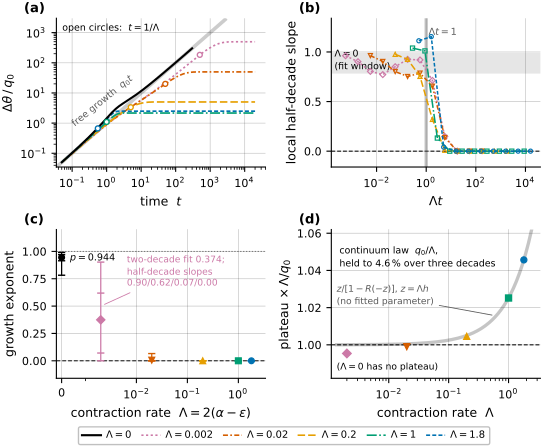

Write the Python code that produced this figure.
"""Figure 4 -- the dissipation sweep.  Cited in Section 5 (protection by
contraction).

THE POINT
    Along the whole sweep the relativistic kinematics, the code, the drive
    alpha, the step h, the initial rapidity and the horizon T are held fixed.
    The one thing that changes is the radiation-reaction coefficient eps, and
    with it the contraction rate Lambda = 2(alpha - eps) at the attractor.
    At eps = 0 there is no attractor and no contraction, and the injected
    defect integrates freely: the envelope of the rapidity error grows with a
    two-decade fitted exponent of 0.944, rising through 0.990 on its last
    half-decade towards the exact linear law q0 t.  Switch the friction on and
    the same defect, the same code and the same kinematics give a bounded
    plateau q0/Lambda and an exponent of zero.  The factor responsible for the
    growth is the dissipation, not the relativity.
    (experiments/ll_probe/prereg2.json, F7_eps_sweep.confound_statement.)

WHAT EACH PANEL SHOWS
    (a) Envelope of the rapidity error, in units of the injection rate
        q0 = kappa/h, against time.  In these units the free-growth law is the
        diagonal Delta theta / q0 = t, drawn once; every run follows it until
        t ~ 1/Lambda and then leaves it for the plateau 1/Lambda.  The
        Lambda = 0 run never leaves.  Open circles mark t = 1/Lambda on each
        curve -- the boundary Lambda T ~ 1.
    (b) Local half-decade slopes of those envelopes against Lambda t.  The
        five dissipative runs collapse: slope 1 while Lambda t < 1, zero once
        Lambda t > 5.  The band is the same statistic for the Lambda = 0 run,
        which has no Lambda to rescale by and never leaves 1.
    (c) The growth exponent against Lambda, with the point Lambda = 0
        included.  Filled markers are the committed two-decade log-log fits;
        the open marks stacked at the same abscissa are the local half-decade
        slopes inside that same fit window, and the vertical bar is their
        range.  This is what keeps the panel honest: at Lambda = 0.002 the fit
        returns 0.374, but the four half-decade slopes are 0.90 / 0.62 / 0.07
        / 0.00 -- the run is crossing Lambda t = 1 inside the fit window, so
        0.374 is a crossover, not an exponent.  At Lambda = 0 the local slopes
        are 0.78 / 0.91 / 0.97 / 0.99, still climbing to the linear law: 0.944
        understates it.  Nowhere else in the sweep is any slope nonzero.
        (Rule adopted in plan/reports/W0_2_exponent_1540.md, where fitting the
        last two decades of a curve that is not a power law there produced a
        false exponent twice.)
    (d) The plateau law across three decades in Lambda.  Ordinate is
        plateau x Lambda / q0, which the continuum argument puts at 1.  The
        curve is the discrete correction z / (1 - R(-z)) with z = Lambda h and
        R the RK4 stability function -- no fitted parameter -- and it accounts
        for the entire departure, 4.6 % at the stiffest point.

INPUT  (committed)
    ../../code/bundle/code/experiments/ll_probe/results2.json
        block F7: the measured exponents, plateaux and the two windowed
        exponents at eps/alpha = 0.999.  Every reproduced value below is
        asserted equal to this file before anything is drawn.
    ../../code/bundle/code/experiments/ll_probe/prereg2.json
        block F7_eps_sweep: the grid, frozen before the measurement ran, and
        the source of the Lambda assigned to each run.

    The per-step series is not committed -- only the summary is -- so the
    script reproduces the sweep.  The model, the integrator and the envelope
    fit below are a verbatim copy of ``make``, ``rk4`` and ``env_exp`` from
    experiments/ll_probe/followup.py, driven exactly as its ``f7`` drives
    them; the run is deterministic, takes about five seconds, and the
    assertions are what prove the copy faithful (they hold to the last bit).

    Model: dtheta/dt = alpha tanh(theta) - eps sinh(theta) cosh(theta), the
    rapidity form of the Landau-Lifshitz equation used throughout Section 5;
    alpha = 1, eps/alpha in {0, 0.1, 0.5, 0.9, 0.99, 0.999}, h = 0.05,
    theta_0 = 0.3, defect kappa injected on every step, horizon T = 300 for
    eps = 0 and T = 2e4 otherwise.

ONE LABEL THAT MUST NOT BE TAKEN AT FACE VALUE
    results2.json stores, for the eps = 0 run, "Lambda": 2.0.  That field is
    the formula 2(alpha - eps) evaluated where the attractor it describes does
    not exist: with eps = 0 the flow has no fixed point, f'(theta) = alpha
    sech^2 theta -> 0, and the contraction rate is 0, which is what prereg2
    fixed for that row before the run.  The distinction is not cosmetic.  Plot
    the stored field and the only growing point in the sweep lands at the
    LARGEST Lambda, reversing the conclusion of the figure.  This script takes
    Lambda from prereg2.json, asserts that results2.json carries 2.0 there,
    and records both in the values file.

OUTPUT
    fig4_dissipation.pdf          -- the figure
    fig4_dissipation_values.json  -- every number drawn or annotated
"""
#
# ---------------------------------------------------------------------
# BUNDLE COPY.  This file is byte-for-byte the manuscript's figure script
# except for the one line that locates the data: in the manuscript tree
# the scripts sit in article/figures/ and reach the experiments through
# ../../code/bundle/code/experiments/, here they sit next to them and
# reach them through ../experiments/.  repro.py --check-sync verifies
# that this is still the only difference.
# ---------------------------------------------------------------------


import json
import math
import os

import numpy as np

import paper_style as ps
import matplotlib.pyplot as plt
from matplotlib.ticker import LogLocator, NullFormatter

HERE = os.path.dirname(os.path.abspath(__file__))
LL = os.path.join(HERE, os.pardir,
                  "experiments", "ll_probe")

H = 0.05
THETA0 = 0.3
# (eps/alpha, kappa, T) -- verbatim SWEEP of experiments/ll_probe/followup.py
SWEEP = [(0.0, 1e-6, 300.0), (0.1, 1e-6, 2e4), (0.5, 1e-6, 2e4),
         (0.9, 1e-6, 2e4), (0.99, 1e-7, 2e4), (0.999, 1e-8, 2e4)]


# ---------------------------------------------------------------------------
# verbatim from experiments/ll_probe/followup.py
# ---------------------------------------------------------------------------
def make(al, ep):
    def f(t):
        return al * math.tanh(t) - ep * math.sinh(t) * math.cosh(t)
    return f


def rk4(f, th, h):
    k1 = f(th); k2 = f(th + .5 * h * k1); k3 = f(th + .5 * h * k2); k4 = f(th + h * k3)
    return th + h * (k1 + 2 * k2 + 2 * k3 + k4) / 6.0


def R_rk4(z):
    return 1 + z + z * z / 2 + z ** 3 / 6 + z ** 4 / 24


def env_exp(t, d):
    e = np.maximum.accumulate(np.abs(d)); s = (t > t[-1] / 100.) & (e > 0)
    return (float(np.polyfit(np.log10(t[s]), np.log10(e[s]), 1)[0]) if s.sum() > 10
            else float("nan")), e


# ---------------------------------------------------------------------------
def half_decade_slopes(t, env, t_lo, t_hi):
    """Slope of log10(envelope) against log10(t) inside each half decade.

    The rule of plan/reports/W0_2_exponent_1540.md: a fitted exponent is
    reported together with these, so that a fit taken across a crossover
    cannot be mistaken for a power law.
    """
    lo, hi = math.log10(t_lo), math.log10(t_hi)
    edges = np.arange(lo, hi + 1e-9, 0.5)
    out = []
    for a, b in zip(edges[:-1], edges[1:]):
        m = (t >= 10.0 ** a) & (t <= 10.0 ** b) & (env > 0)
        if m.sum() > 4:
            out.append((float(10.0 ** (0.5 * (a + b))),
                        float(np.polyfit(np.log10(t[m]), np.log10(env[m]), 1)[0])))
    return out


# ---------------------------------------------------------------------------
# reproduce the F7 sweep of followup.py
# ---------------------------------------------------------------------------
res = json.load(open(os.path.join(LL, "results2.json"), encoding="utf-8"))["F7"]
pre = json.load(open(os.path.join(LL, "prereg2.json"),
                     encoding="utf-8"))["F7_eps_sweep"]

runs = []
for epr, kap, T in SWEEP:
    al = 1.0; ep = epr * al
    f = make(al, ep)
    n = int(T / H)
    idx = np.unique(np.round(np.logspace(0, math.log10(n), 3000)).astype(int))
    thu = thp = THETA0
    j = 0
    ts = np.empty(len(idx)); dth = np.empty(len(idx))
    for k in range(n):
        thu = rk4(f, thu, H); thp = rk4(f, thp, H) + kap
        if j < len(idx) and k + 1 == idx[j]:
            ts[j] = (k + 1) * H; dth[j] = thp - thu; j += 1
    p, env = env_exp(ts, dth)
    late = ts > ts[-1] / 10
    runs.append(dict(
        epr=epr, kap=kap, T=T, t=ts, env=env, p=p,
        q0=kap / H,
        dth_final=float(dth[-1]),
        slope_per_time=float(np.polyfit(ts[late], dth[late], 1)[0]),
        key=f"eps_over_alpha={epr}",
        pre_key="eps_over_alpha=0" if epr == 0.0 else f"eps_over_alpha={epr}",
    ))

# Lambda comes from the preregistered grid, never from the results file: see
# the docstring, "ONE LABEL THAT MUST NOT BE TAKEN AT FACE VALUE".
for r in runs:
    r["Lambda"] = float(pre["grid"][r["pre_key"]]["Lambda"])
    r["law"] = (None if r["Lambda"] == 0.0
                else abs(r["dth_final"]) * r["Lambda"] / r["q0"])

# ---------------------------------------------------------------------------
# self-check -- nothing is drawn before this
# ---------------------------------------------------------------------------
for r in runs:
    c = res[r["key"]]
    for name, got, want in (("exponent_theta", r["p"], c["exponent_theta"]),
                            ("dtheta_final", r["dth_final"], c["dtheta_final"]),
                            ("dtheta_slope_per_unit_time", r["slope_per_time"],
                             c["dtheta_slope_per_unit_time"])):
        assert np.isclose(got, want, rtol=1e-9, atol=1e-18), \
            f"{r['key']}.{name}: reproduced {got!r} != committed {want!r}"
    if r["law"] is not None:
        assert np.isclose(r["law"], c["law_plateau_times_Lambda_over_q0"],
                          rtol=1e-9), (r["key"], r["law"])
    else:
        assert c["law_plateau_times_Lambda_over_q0"] is None

# the Lambda = 0 row: prereg says 0, results carries the formula 2(alpha-eps)
zero = [r for r in runs if r["epr"] == 0.0][0]
assert zero["Lambda"] == 0.0
assert res[zero["key"]]["Lambda"] == 2.0
assert pre["grid"]["eps_over_alpha=0"]["attractor"] is None

# the two windowed exponents that locate the crossover, at eps/alpha = 0.999
soft = [r for r in runs if r["epr"] == 0.999][0]
windows = {}
for lo, hi, lbl in ((1., 1e2, "early_LambdaT_lt_1"), (1e3, 2e4, "late_LambdaT_gt_1")):
    m = (soft["t"] >= lo) & (soft["t"] <= hi)
    windows[lbl] = float(np.polyfit(np.log10(soft["t"][m]),
                                    np.log10(soft["env"][m]), 1)[0])
    assert np.isclose(windows[lbl], res[soft["key"]][f"window_{lbl}_exponent"],
                      rtol=1e-9), lbl

# the discrete plateau of the preregistered grid is kappa / (1 - R_rk4(-Lambda h))
for r in runs:
    if r["Lambda"] == 0.0:
        continue
    want = pre["grid"][r["pre_key"]]["predicted_plateau_dtheta"]
    assert np.isclose(r["kap"] / (1.0 - R_rk4(-r["Lambda"] * H)), want, rtol=1e-12)
    assert np.isclose(pre["grid"][r["pre_key"]]
                      ["predicted_plateau_continuum_q0_over_Lambda"],
                      r["q0"] / r["Lambda"], rtol=1e-12)

# the free-growth run really does integrate the defect at the injection rate
assert abs(zero["slope_per_time"] / zero["q0"] - 1.0) < 1e-8, zero["slope_per_time"]

# local half-decade slopes, over the fit window env_exp actually uses
for r in runs:
    r["local_fit_window"] = half_decade_slopes(r["t"], r["env"],
                                               r["t"][-1] / 100.0, r["t"][-1])
    r["local_full"] = half_decade_slopes(r["t"], r["env"], r["t"][0], r["t"][-1])

# ---------------------------------------------------------------------------
# figure
# ---------------------------------------------------------------------------
STYLE = {
    0.0:   (ps.BLACK,      "-",                       "o", r"$\Lambda = 0$"),
    0.999: (ps.PURPLE,     (0, (1.3, 1.5)),           "D", r"$\Lambda = 0.002$"),
    0.99:  (ps.VERMILLION, (0, (3.0, 1.4, 1.0, 1.4)), "v", r"$\Lambda = 0.02$"),
    0.9:   (ps.ORANGE,     (0, (4.5, 1.8)),           "^", r"$\Lambda = 0.2$"),
    0.5:   (ps.GREEN,      (0, (6.0, 1.5, 1.0, 1.5)), "s", r"$\Lambda = 1$"),
    0.1:   (ps.BLUE,       (0, (2.4, 1.3)),           "o", r"$\Lambda = 1.8$"),
}
ORDER = [0.0, 0.999, 0.99, 0.9, 0.5, 0.1]
by_epr = {r["epr"]: r for r in runs}

ps.use_style()
fig, axes = plt.subplots(
    2, 2, figsize=(ps.TEXTWIDTH_IN, 4.46),
    gridspec_kw=dict(wspace=0.315, hspace=0.42, left=0.098, right=0.995,
                     bottom=0.152, top=0.960))
(axA, axB), (axC, axD) = axes

# ---- (a) envelopes in units of the injection rate -------------------------
tt = np.logspace(-1.6, 3.47, 50)
axA.plot(tt, tt, color=ps.GREY, lw=2.6, alpha=0.40, solid_capstyle="butt",
         zorder=1)
axA.text(0.14, 0.60, r"free growth  $q_0 t$", fontsize=6.8, color="#5A5A5A",
         rotation=39, ha="left", va="bottom", rotation_mode="anchor")

for epr in ORDER:
    r = by_epr[epr]
    col, dash, mk, lab = STYLE[epr]
    axA.plot(r["t"], r["env"] / r["q0"], color=col, ls=dash,
             lw=1.5 if epr == 0.0 else 1.2, zorder=4 if epr == 0.0 else 3,
             label=lab)
    if r["Lambda"] > 0:
        tk = 1.0 / r["Lambda"]
        axA.plot([tk], [np.interp(tk, r["t"], r["env"]) / r["q0"]], marker="o",
                 ms=3.6, mfc="white", mec=col, mew=1.0, ls="none", zorder=6)

axA.set_xscale("log"); axA.set_yscale("log")
axA.set_xlim(0.035, 4.0e4)
axA.set_ylim(0.035, 3.0e3)
axA.set_xlabel(r"time  $t$")
axA.set_ylabel(r"$\Delta\theta \,/\, q_0$")
axA.text(0.028, 0.965, "open circles:  $t = 1/\\Lambda$",
         transform=axA.transAxes, fontsize=6.8, ha="left", va="top",
         color=ps.BLACK)
ps.panel_label(axA, "(a)")

# ---- (b) local half-decade slopes, collapsed on Lambda t ------------------
z0 = [s for _, s in by_epr[0.0]["local_fit_window"]]
axB.axhspan(min(z0), max(z0), color=ps.BLACK, alpha=0.10, lw=0, zorder=0)
axB.axhline(0.0, color=ps.BLACK, lw=0.7, ls=(0, (4, 2)), zorder=1)
axB.axvline(1.0, color=ps.GREY, lw=2.4, alpha=0.45, zorder=1)
axB.text(1.25, 1.19, r"$\Lambda t = 1$", fontsize=6.9, color="#5A5A5A",
         ha="left", va="center")
axB.text(2.0e-4, float(np.mean(z0)), "$\\Lambda = 0$\n(fit window)",
         fontsize=6.8, ha="left", va="center", color=ps.BLACK)

for epr in ORDER:
    r = by_epr[epr]
    if r["Lambda"] == 0.0:
        continue
    col, dash, mk, lab = STYLE[epr]
    c = np.array([x for x, _ in r["local_full"]]) * r["Lambda"]
    s = np.array([y for _, y in r["local_full"]])
    axB.plot(c, s, color=col, ls=dash, lw=1.1, marker=mk, ms=3.0, mfc="none",
             mew=0.85, zorder=3)

axB.set_xscale("log")
axB.set_xlim(1.5e-4, 4.0e4)
axB.set_ylim(-0.16, 1.34)
axB.set_xlabel(r"$\Lambda t$")
axB.set_ylabel("local half-decade slope")
axB.set_yticks([0.0, 0.5, 1.0])
ps.panel_label(axB, "(b)")

# ---- (c) exponent against Lambda, with the local slopes -------------------
LIN = 1.0e-3
for epr in ORDER:
    r = by_epr[epr]
    col, dash, mk, lab = STYLE[epr]
    x = r["Lambda"]
    loc = [s for _, s in r["local_fit_window"]]
    axC.plot([x, x], [min(loc), max(loc)], color=col, lw=0.9, zorder=2,
             solid_capstyle="butt")
    axC.plot([x] * len(loc), loc, ls="none", marker="_", ms=5.2, mew=1.0,
             color=col, zorder=3)
    axC.plot([x], [r["p"]], ls="none", marker=mk, ms=4.2, color=col,
             mec=col, mew=0.9, zorder=4)

axC.axhline(0.0, color=ps.BLACK, lw=0.7, ls=(0, (4, 2)), zorder=1)
axC.axhline(1.0, color=ps.GREY, lw=0.7, ls=(0, (1.4, 1.6)), zorder=1)
axC.set_xscale("symlog", linthresh=LIN, linscale=0.42)
axC.set_xlim(-2.2e-4, 3.4)
axC.set_ylim(-0.16, 1.20)
axC.set_xticks([0.0, 1e-2, 1e-1, 1e0])
axC.set_xticklabels(["0", r"$10^{-2}$", r"$10^{-1}$", r"$10^{0}$"])
axC.set_xlabel(r"contraction rate  $\Lambda = 2(\alpha - \epsilon)$")
axC.set_ylabel("growth exponent")
axC.annotate("two-decade fit $0.374$;\nhalf-decade slopes\n$0.90/0.62/0.07/0.00$",
             xy=(2.0e-3, 0.50), xytext=(6.5e-3, 0.815),
             fontsize=6.6, color=ps.PURPLE, ha="left", va="center",
             arrowprops=dict(arrowstyle="-", lw=0.6, color=ps.PURPLE,
                             shrinkA=2, shrinkB=3))
axC.annotate(f"$p = {by_epr[0.0]['p']:.3f}$",
             xy=(0.0, by_epr[0.0]["p"]), xytext=(6.0, -1.0),
             textcoords="offset points", fontsize=6.9, color=ps.BLACK,
             ha="left", va="center")
ps.panel_label(axC, "(c)")

# ---- (d) the plateau law over three decades in Lambda ---------------------
zz = np.logspace(-4.2, -0.85, 200)                 # z = Lambda h
axD.plot(zz / H, zz / (1.0 - R_rk4(-zz)), color=ps.GREY, lw=2.4, alpha=0.45,
         zorder=1, solid_capstyle="butt")
axD.axhline(1.0, color=ps.BLACK, lw=0.7, ls=(0, (4, 2)), zorder=2)
for epr in ORDER:
    r = by_epr[epr]
    if r["law"] is None:
        continue
    col, dash, mk, lab = STYLE[epr]
    axD.plot([r["Lambda"]], [r["law"]], ls="none", marker=mk, ms=4.4,
             color=col, mec=col, mew=0.9, zorder=4)

law_dev = max(abs(r["law"] - 1.0) for r in runs if r["law"] is not None)
axD.set_xscale("log")
axD.set_xlim(1.1e-3, 3.4)
axD.set_ylim(0.982, 1.062)
axD.set_xlabel(r"contraction rate  $\Lambda$")
axD.set_ylabel(r"plateau $\times\,\Lambda / q_0$")
axD.text(1.5e-3, 1.0535,
         "continuum law  $q_0/\\Lambda$,\n"
         f"held to ${law_dev * 100:.1f}\\,\\%$ over three decades",
         fontsize=6.8, color=ps.BLACK, ha="left", va="top")
axD.annotate(r"$z/[1-R(-z)]$, $z = \Lambda h$" + "\n(no fitted parameter)",
             xy=(0.62, float(0.62 * H / (1.0 - R_rk4(-0.62 * H)))),
             xytext=(1.35e-3, 1.0265), fontsize=6.6, color="#5A5A5A",
             ha="left", va="center",
             arrowprops=dict(arrowstyle="-", lw=0.6, color="#5A5A5A",
                             shrinkA=2, shrinkB=3))
axD.text(1.35e-3, 0.9845, r"($\Lambda = 0$ has no plateau)", fontsize=6.6,
         color=ps.BLACK, ha="left", va="bottom")
ps.panel_label(axD, "(d)")

for ax in (axA,):
    ax.xaxis.set_major_locator(LogLocator(base=10.0, numticks=12))
    ax.yaxis.set_major_locator(LogLocator(base=10.0, numticks=12))
    ax.yaxis.set_minor_locator(LogLocator(base=10.0,
                                          subs=tuple(np.arange(2, 10) * 0.1),
                                          numticks=60))
    ax.yaxis.set_minor_formatter(NullFormatter())

# one legend for all four panels, below the artwork: in panel (a) the free
# corner is where the two stiffest plateaux run, and in panel (b) the zero
# plateau crosses the whole width, so no panel has room for it
_h, _l = axA.get_legend_handles_labels()
fig.legend(_h, _l, loc="lower center", bbox_to_anchor=(0.52, -0.008), ncol=6,
           columnspacing=0.9, handlelength=1.9)

ps.save_pdf(fig, "fig4_dissipation")

# ---------------------------------------------------------------------------
values = {
    "source": "experiments/ll_probe/followup.py, block F7, reproduced here "
              "verbatim and asserted equal to experiments/ll_probe/"
              "results2.json at rtol 1e-9 (the reproduction is bit-identical); "
              "Lambda and the predicted plateaux come from the preregistered "
              "experiments/ll_probe/prereg2.json.",
    "setup": {
        "model": "dtheta/dt = alpha tanh(theta) - eps sinh(theta) cosh(theta)",
        "alpha": 1.0, "h": H, "theta_0": THETA0,
        "integrator": "RK4",
        "defect": "kappa added to theta on every step",
        "held_fixed_across_the_sweep": pre["confound_statement"],
        "caveat_from_prereg": pre["caveat"],
    },
    "lambda_label_warning": {
        "issue": "results2.json stores Lambda = 2.0 for the eps = 0 run, the "
                 "formula 2(alpha - eps) evaluated where its attractor does "
                 "not exist. With eps = 0 the flow has no fixed point and the "
                 "contraction rate is 0.",
        "value_used_here": 0.0,
        "value_stored_in_results2_json": res["eps_over_alpha=0.0"]["Lambda"],
        "authority": "prereg2.json F7_eps_sweep.grid['eps_over_alpha=0']"
                     ".Lambda = 0.0, frozen before the run; attractor: null",
        "why_it_matters": "plotted at the stored value the only growing point "
                          "in the sweep would land at the largest Lambda and "
                          "reverse the conclusion of the figure.",
    },
    "runs": [
        {
            "eps_over_alpha": r["epr"],
            "Lambda": r["Lambda"],
            "kappa": r["kap"], "q0_kappa_over_h": r["q0"], "T": r["T"],
            "Lambda_times_T": r["Lambda"] * r["T"],
            "envelope_exponent_two_decade_fit": r["p"],
            "local_half_decade_slopes_in_fit_window":
                [round(s, 6) for _, s in r["local_fit_window"]],
            "local_half_decade_slopes_whole_run":
                [round(s, 6) for _, s in r["local_full"]],
            "plateau_or_final_dtheta": r["dth_final"],
            "plateau_over_q0": abs(r["dth_final"]) / r["q0"],
            "plateau_times_Lambda_over_q0": r["law"],
            "discrete_prediction_kappa_over_1_minus_R":
                (None if r["Lambda"] == 0.0
                 else r["kap"] / (1.0 - R_rk4(-r["Lambda"] * H))),
        }
        for r in runs
    ],
    "panel_c": {
        "rule": "plan/reports/W0_2_exponent_1540.md -- every fitted exponent "
                "is printed together with its local half-decade slopes.",
        "Lambda_0_fit": by_epr[0.0]["p"],
        "Lambda_0_local_slopes": [round(s, 6) for _, s in
                                  by_epr[0.0]["local_fit_window"]],
        "Lambda_0_reading": "still climbing towards the exact linear law; the "
                            "last half decade gives "
                            f"{by_epr[0.0]['local_fit_window'][-1][1]:.3f}, and "
                            "the measured slope of Delta theta against t is "
                            f"{by_epr[0.0]['slope_per_time']:.6e} against "
                            f"q0 = {by_epr[0.0]['q0']:.6e}.",
        "Lambda_0.002_fit": soft["p"],
        "Lambda_0.002_local_slopes": [round(s, 6) for _, s in
                                      soft["local_fit_window"]],
        "Lambda_0.002_reading": "not an exponent: the fit window straddles "
                                "Lambda t = 1.",
        "Lambda_0.002_windowed_exponents": windows,
    },
    "panel_d": {
        "law": pre["law"],
        "max_deviation_from_continuum_law": law_dev,
        "explained_by": "the discrete plateau kappa / (1 - R_rk4(-Lambda h)), "
                        "i.e. z / (1 - R(-z)) with z = Lambda h; the residual "
                        "after that correction is at most "
                        + f"{max(abs(r['dth_final'] * (1.0 - R_rk4(-r['Lambda'] * H)) / r['kap'] - 1.0) for r in runs if r['law'] is not None) * 100:.2f} %",
        "prereg_tolerance_rel": pre["law_tolerance_rel"],
    },
}
with open(os.path.join(HERE, "fig4_dissipation_values.json"), "w",
          encoding="utf-8") as fh:
    json.dump(values, fh, indent=1)
print(json.dumps(values["panel_c"], indent=1))
